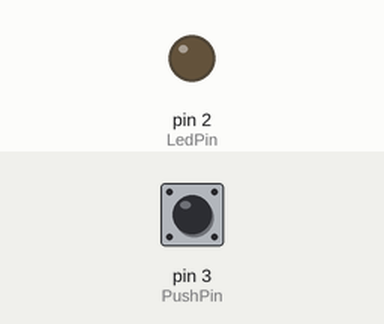
The sketch below on a simulated Arduino Uno, built with avr-gcc and run on an emulated ATmega328P. Shown: output pins drawn as LEDs (lit = HIGH). The test bench sets the inputs (shaded band); at power-on: pin 3 (PushPin) LOW.

Above: at 1.2 s.
1.3 s: pin 3 (PushPin) pulled HIGH for 0.15 s
At 1.37 s:
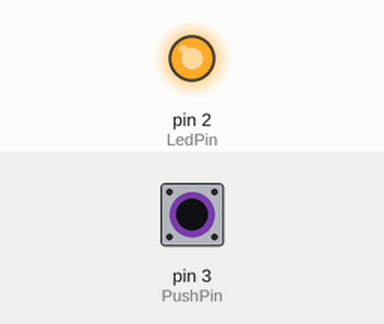
2.9 s: pin 3 (PushPin) pulled HIGH for 3.2 s
At 6.6 s:
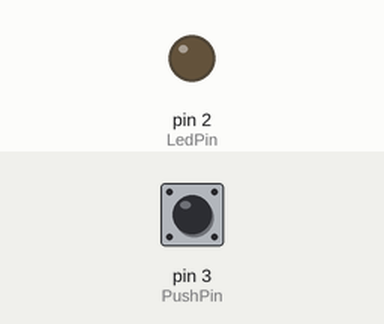
Timing chart, 0 to 8.1 s (numbered marks = the images above; inputs shaded):
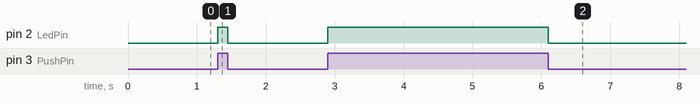

Measured:
- after the input at 1.3 s, pin 2 (LedPin): LOW → HIGH at once, → LOW 0.15 s later
- after the input at 2.9 s, pin 2 (LedPin): LOW → HIGH at once, → LOW 3.2 s later

The sketch:

Entradas_Salidas_digitales.ino
```cpp
//Inicializacion de los valores a utilizar, como de pines y el estado
int state=0;
int LedPin=2;
int PushPin=3;

void setup() {
  //Configuracion de los pines
  pinMode(LedPin, OUTPUT);
  pinMode(PushPin, INPUT);
}

void loop() {
  //Ciclo que estara almacenando un nuevo estado del boton para el led
  state = digitalRead(PushPin); //Recibe lectura del boton pasandola como un estado
  digitalWrite(LedPin, state);   // Escribe el estado del boton al led
}
```
